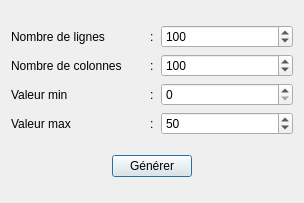
<?xml version="1.0" encoding="UTF-8"?>
<ui version="4.0">
 <class>Generate</class>
 <widget class="QDialog" name="Generate">
  <property name="geometry">
   <rect>
    <x>0</x>
    <y>0</y>
    <width>304</width>
    <height>203</height>
   </rect>
  </property>
  <property name="windowTitle">
   <string>Générer...</string>
  </property>
  <layout class="QGridLayout" name="gridLayout_2">
   <item row="0" column="0">
    <layout class="QGridLayout" name="gridLayout">
     <item row="0" column="0">
      <widget class="QLabel" name="nbLine">
       <property name="font">
        <font>
         <pointsize>9</pointsize>
        </font>
       </property>
       <property name="text">
        <string>Nombre de lignes</string>
       </property>
      </widget>
     </item>
     <item row="1" column="1">
      <widget class="QLabel" name="label_2">
       <property name="text">
        <string>:</string>
       </property>
      </widget>
     </item>
     <item row="2" column="0">
      <widget class="QLabel" name="valMin">
       <property name="font">
        <font>
         <pointsize>9</pointsize>
        </font>
       </property>
       <property name="text">
        <string>Valeur min</string>
       </property>
      </widget>
     </item>
     <item row="2" column="1">
      <widget class="QLabel" name="label_3">
       <property name="minimumSize">
        <size>
         <width>5</width>
         <height>0</height>
        </size>
       </property>
       <property name="maximumSize">
        <size>
         <width>5</width>
         <height>16777215</height>
        </size>
       </property>
       <property name="text">
        <string>:</string>
       </property>
      </widget>
     </item>
     <item row="2" column="2">
      <widget class="QSpinBox" name="valMin_value">
       <property name="font">
        <font>
         <pointsize>9</pointsize>
        </font>
       </property>
       <property name="maximum">
        <number>10000</number>
       </property>
      </widget>
     </item>
     <item row="1" column="0">
      <widget class="QLabel" name="nbCol">
       <property name="font">
        <font>
         <pointsize>9</pointsize>
        </font>
       </property>
       <property name="text">
        <string>Nombre de colonnes</string>
       </property>
      </widget>
     </item>
     <item row="3" column="0">
      <widget class="QLabel" name="valMax">
       <property name="font">
        <font>
         <pointsize>9</pointsize>
        </font>
       </property>
       <property name="text">
        <string>Valeur max</string>
       </property>
      </widget>
     </item>
     <item row="3" column="1">
      <widget class="QLabel" name="label_4">
       <property name="text">
        <string>:</string>
       </property>
      </widget>
     </item>
     <item row="3" column="2">
      <widget class="QSpinBox" name="valMax_value">
       <property name="font">
        <font>
         <pointsize>9</pointsize>
        </font>
       </property>
       <property name="maximum">
        <number>10000</number>
       </property>
       <property name="value">
        <number>50</number>
       </property>
      </widget>
     </item>
     <item row="1" column="2">
      <widget class="QSpinBox" name="nbCol_value">
       <property name="font">
        <font>
         <pointsize>9</pointsize>
        </font>
       </property>
       <property name="maximum">
        <number>10000</number>
       </property>
       <property name="value">
        <number>100</number>
       </property>
      </widget>
     </item>
     <item row="0" column="2">
      <widget class="QSpinBox" name="nbLine_value">
       <property name="font">
        <font>
         <pointsize>9</pointsize>
        </font>
       </property>
       <property name="maximum">
        <number>10000</number>
       </property>
       <property name="value">
        <number>100</number>
       </property>
      </widget>
     </item>
     <item row="0" column="1">
      <widget class="QLabel" name="label">
       <property name="text">
        <string>:</string>
       </property>
      </widget>
     </item>
    </layout>
   </item>
   <item row="1" column="0">
    <layout class="QHBoxLayout" name="horizontalLayout">
     <item>
      <spacer name="horizontalSpacer_2">
       <property name="orientation">
        <enum>Qt::Horizontal</enum>
       </property>
       <property name="sizeHint" stdset="0">
        <size>
         <width>40</width>
         <height>20</height>
        </size>
       </property>
      </spacer>
     </item>
     <item>
      <widget class="QPushButton" name="btn_generate">
       <property name="sizePolicy">
        <sizepolicy hsizetype="Fixed" vsizetype="Fixed">
         <horstretch>0</horstretch>
         <verstretch>0</verstretch>
        </sizepolicy>
       </property>
       <property name="font">
        <font>
         <pointsize>9</pointsize>
        </font>
       </property>
       <property name="layoutDirection">
        <enum>Qt::RightToLeft</enum>
       </property>
       <property name="text">
        <string>Générer</string>
       </property>
       <property name="checkable">
        <bool>false</bool>
       </property>
      </widget>
     </item>
     <item>
      <spacer name="horizontalSpacer">
       <property name="orientation">
        <enum>Qt::Horizontal</enum>
       </property>
       <property name="sizeHint" stdset="0">
        <size>
         <width>40</width>
         <height>20</height>
        </size>
       </property>
      </spacer>
     </item>
    </layout>
   </item>
  </layout>
 </widget>
 <tabstops>
  <tabstop>nbLine_value</tabstop>
  <tabstop>nbCol_value</tabstop>
  <tabstop>valMin_value</tabstop>
  <tabstop>valMax_value</tabstop>
  <tabstop>btn_generate</tabstop>
 </tabstops>
 <resources/>
 <connections/>
</ui>
